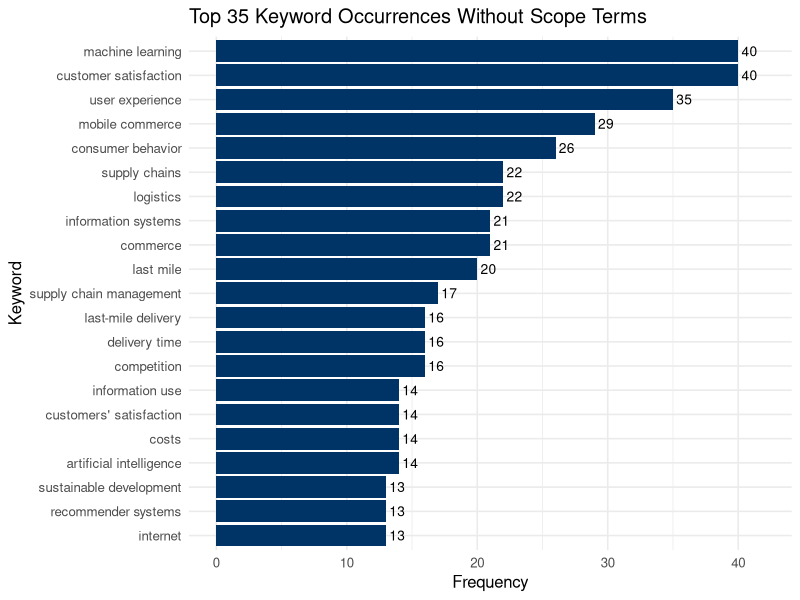
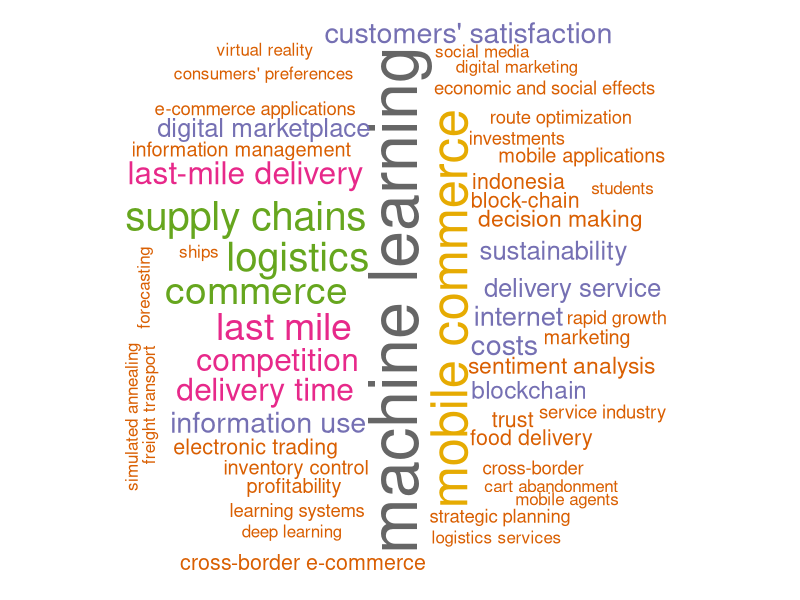

Generate these figures, in order, with R:
install.packages(c(
  "readr", "dplyr", "tidyr", "stringr",
  "tidytext", "ggplot2", "wordcloud", "RColorBrewer"
))

library(readr)
library(dplyr)
library(tidyr)
library(stringr)
library(tidytext)
library(ggplot2)
library(wordcloud)
library(RColorBrewer)

setwd("/Users/flaurent/Desktop/SCI-shiny-intelligence-app-project/data/KIQ_1_1/raw")
# Load data
df_new <- read_csv("new_scopus_latest_1.csv", show_col_types = FALSE)

# Merge Author Keywords and Index Keywords
keywords_df <- df_new %>%
  select(`Author Keywords`,'Index Keywords') %>%
  pivot_longer(
    cols = everything(),
    names_to = "keyword_type",
    values_to = "text"
  ) %>%
  filter(!is.na(text))

# Tokenize keywords using tidytext
keywords_tokens <- keywords_df %>%
  unnest_tokens(
    output = keyword,
    input = text,
    token = "regex",
    pattern = ";"
  ) %>%
  mutate(keyword = str_trim(keyword)) %>%
  filter(keyword != "")

keywords_clean <- keywords_tokens %>%
  mutate(keyword = str_to_lower(str_trim(keyword))) %>%
  
  mutate(keyword = case_when(
    
    # Merge variants
    keyword %in% c("machine-learning") ~ "machine learning",
    
    keyword %in% c(
      "recommendation",
      "recommendation algorithms",
      "product recommendation",
      "personalized recommendation",
      "e-commerce recommendations"
    ) ~ "recommender systems",
    
    keyword %in% c(
      "customer experience",
      "users' experiences",
      "user interfaces"
    ) ~ "user experience",
    
    keyword %in% c(
      "marketplaces"
    ) ~ "marketplace",
    
    keyword %in% c(
      "commerce platforms",
      "e-commerce",
      "electronic commerce",
      "e- commerces",
      "e-commerce platform"
    ) ~ "commerce platform",
    
    TRUE ~ keyword
  )) %>%
  
  # Remove overly generic / technical noise
  filter(!keyword %in% c(
    "websites",
    "commerce platform",
    "e-commerce websites",
    "adversarial machine learning",
    "contrastive learning",
    "natural language processing",
    "sales",
    "online shopping",
    "purchasing",
    "electronic money",
    "marketplace"
  ))

# Occurrence analysis
occurrence_table <- keywords_clean %>%
  count(keyword, sort = TRUE)

# View top 20
head(occurrence_table, 35)

# Top 15 bar chart
top15 <- occurrence_table %>%
  slice_max(n, n = 20) %>%
  arrange(n)

ggplot(top15, aes(x = n, y = reorder(keyword, n))) +
  geom_col(fill = "#003366") +
  geom_text(aes(label = n), hjust = -0.2, size = 3.5) +
  labs(
    title = "Top 35 Keyword Occurrences Without Scope Terms",
    x = "Frequency",
    y = "Keyword"
  ) +
  xlim(0, max(top15$n) + 2) +
  theme_minimal(base_size = 12)

# Word cloud
set.seed(123)

wordcloud(
  words = occurrence_table$keyword,
  freq = occurrence_table$n,
  max.words = 60,
  random.order = FALSE,
  colors = brewer.pal(8, "Dark2")
)
